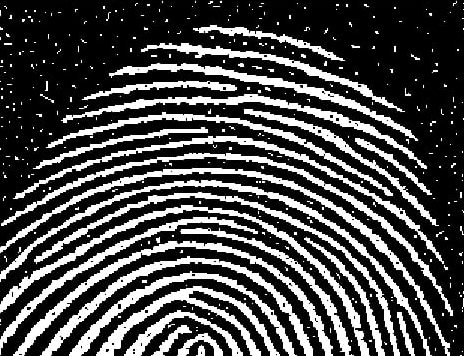
#> input picture homework2/image_2024-11-15_23-06-07.png, 464 x 356 px, found by its file name
$ python homework.py
#> lines starting #> are read from the running program, lines starting #| are printed output that depends on the picture; after the words box and inside, x2 and y2 are one past the last pixel; in counts of white or black regions, pixels touching at a corner belong together
import cv2 as cv
import numpy as np
import matplotlib.pyplot as plt

image = cv.imread(r"/home/kinannotfound/vscode_projects/computer_vision/homework2/image_2024-11-15_23-06-07.png")
#> image is the input picture: shape (356, 464, 3); min 0, max 255, mean 74.8
assert image is not None, "Image not found"
ret, thresh = cv.threshold(image, 150, 255, cv.THRESH_BINARY)
#> thresh: shape (356, 464, 3); 28.7% white; 397 white regions (367 under 20 px), largest, box (x1, y1, x2, y2) and area: (0, 168, 450, 356) 3098, (0, 205, 370, 356) 3036, (0, 180, 432, 356) 2965
str_element = np.ones((4,4), np.uint8)
erosion = cv.erode(thresh, str_element, iterations=1)
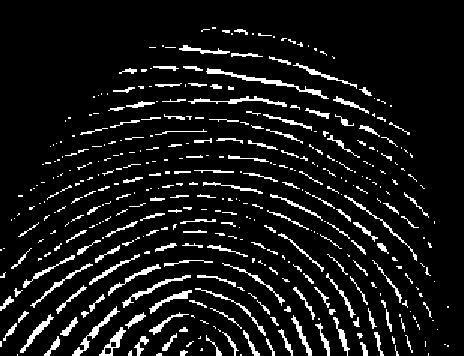
#> erosion: shape (356, 464, 3); 8.9% white; 411 white regions (227 under 20 px), largest, box (x1, y1, x2, y2) and area: (206, 68, 329, 99) 475, (72, 306, 120, 356) 321, (188, 96, 287, 107) 294
dilation = cv.dilate(erosion, str_element, iterations=1)
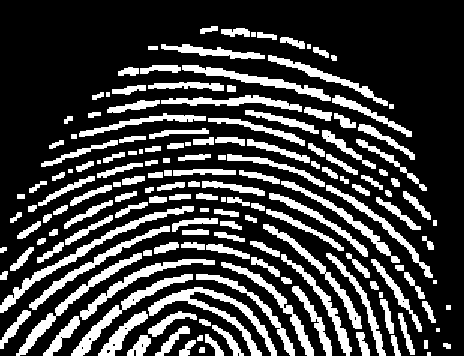
#> dilation: shape (356, 464, 3); 25.4% white; 165 white regions (4 under 20 px), largest, box (x1, y1, x2, y2) and area: (148, 287, 277, 356) 1719, (0, 206, 194, 313) 1502, (71, 274, 193, 356) 1257
closing = cv.morphologyEx(dilation, cv.MORPH_CLOSE, str_element)
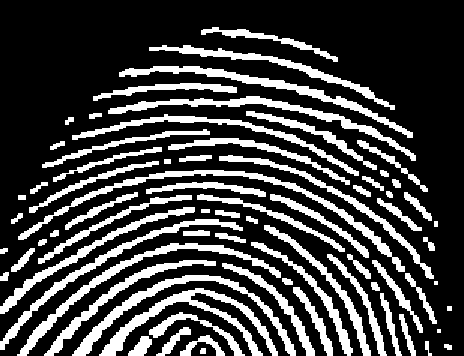
#> closing: shape (356, 464, 3); 25.9% white; 74 white regions (2 under 20 px), largest, box (x1, y1, x2, y2) and area: (18, 170, 405, 272) 2457, (99, 288, 278, 356) 2357, (17, 243, 281, 356) 2128
opening = cv.morphologyEx(closing, cv.MORPH_OPEN, str_element)
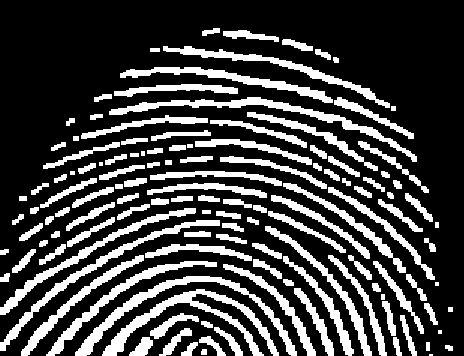
#> opening: shape (356, 464, 3); 25.6% white; 130 white regions (4 under 20 px), largest, box (x1, y1, x2, y2) and area: (102, 289, 279, 356) 2321, (75, 276, 297, 356) 2094, (109, 97, 417, 162) 2052
images = [image, thresh, erosion, dilation, closing, opening]
titles = ['original', 'binary thresh', 'erosion', 'dilation', 'closing', 'opening']
for i in range(len(images)):
	plt.subplot(1, len(images), i+1)
	plt.imshow(images[i])
	plt.title(titles[i])
	plt.xticks([]), plt.yticks([])
#> this loop made 6 passes
plt.show()
